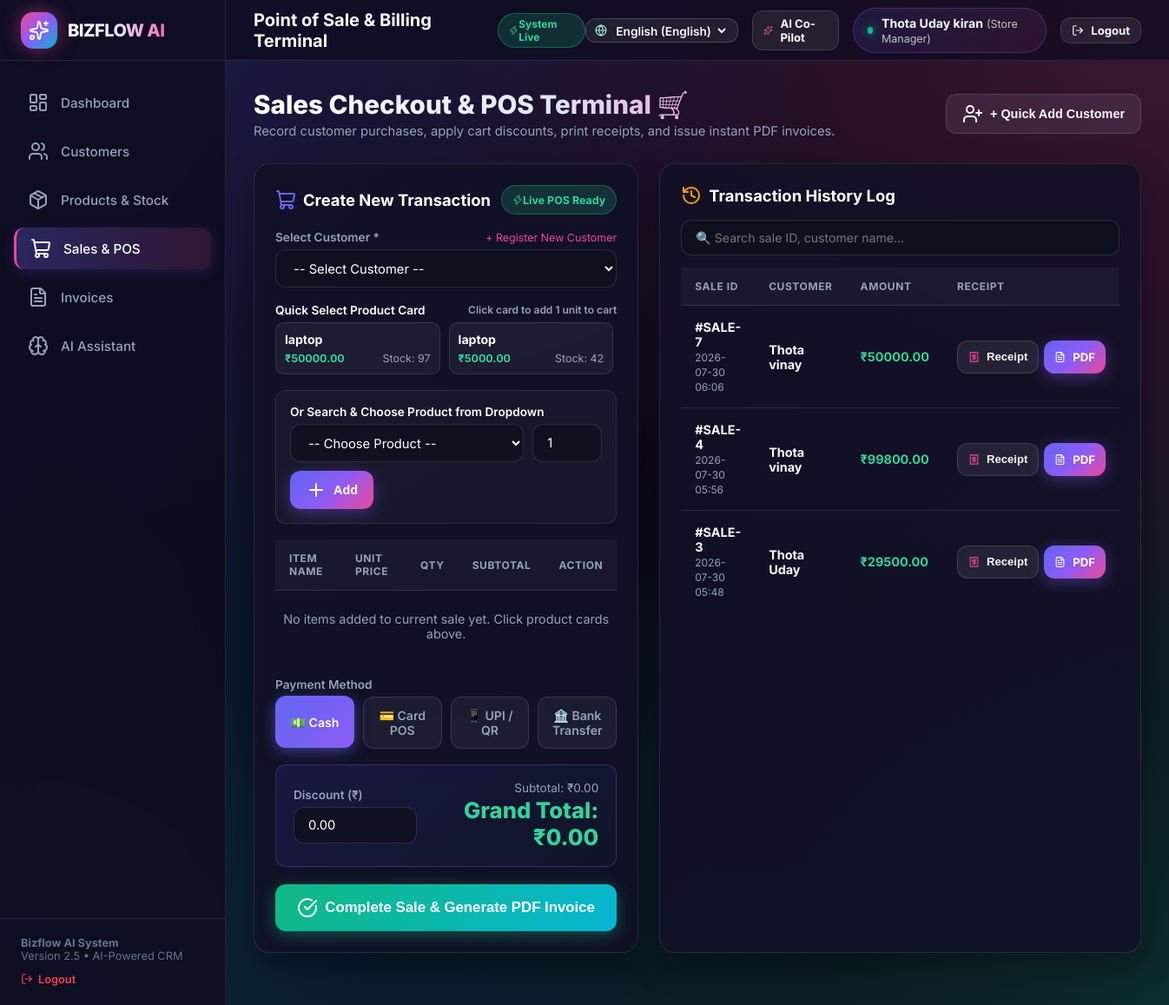
Page /sales (signed in) on the committed database.
### tables this page shows
CREATE TABLE users (
            user_id INTEGER PRIMARY KEY AUTOINCREMENT,
            username TEXT UNIQUE NOT NULL,
            email TEXT UNIQUE NOT NULL,
            password_hash TEXT NOT NULL,
            name TEXT NOT NULL,
            role TEXT DEFAULT 'Admin',
            reset_question TEXT DEFAULT 'What is your store name?',
            reset_answer TEXT DEFAULT 'Bizflow Store',
            created_at TIMESTAMP DEFAULT CURRENT_TIMESTAMP
        );

CREATE TABLE products (
            product_id INTEGER PRIMARY KEY AUTOINCREMENT,
            product_name TEXT NOT NULL,
            price REAL NOT NULL,
            quantity INTEGER NOT NULL DEFAULT 0,
            category TEXT DEFAULT 'General',
            description TEXT
        , user_id INTEGER DEFAULT 1);

CREATE TABLE sales (
            sale_id INTEGER PRIMARY KEY AUTOINCREMENT,
            customer_id INTEGER NOT NULL,
            total_amount REAL NOT NULL,
            discount REAL DEFAULT 0.0,
            date TIMESTAMP DEFAULT CURRENT_TIMESTAMP,
            status TEXT DEFAULT 'Completed', user_id INTEGER DEFAULT 1, payment_method TEXT DEFAULT 'Cash',
            FOREIGN KEY (customer_id) REFERENCES customers (customer_id)
        );

CREATE TABLE customers (
            customer_id INTEGER PRIMARY KEY AUTOINCREMENT,
            name TEXT NOT NULL,
            phone TEXT NOT NULL,
            email TEXT,
            address TEXT,
            created_at TIMESTAMP DEFAULT CURRENT_TIMESTAMP
        , user_id INTEGER DEFAULT 1);

### app.py (the view)
@app.route('/sales')
@login_required
def sales_page():
    user_id = session['user_id']
    customers = CustomerManager.list_customers(user_id)
    products = ProductManager.list_products(user_id)
    sales = SalesManager.list_sales(user_id)
    return render_template('sales.html', active_page='sales', customers=customers, products=products, sales=sales)

### templates/sales.html (shortened to what this page needs)
{% extends 'base.html' %}
{% block page_heading %}Point of Sale & Billing Terminal{% endblock %}
{% block content %}
<div class="page-header">
    <div class="page-title-group">
        <h1>Sales Checkout & POS Terminal 🛒</h1>
        <p>Record customer purchases, apply cart discounts, print receipts, and issue instant PDF invoices.</p>
    </div>
    <div style="display:flex; gap:12px;">
        <button type="button" class="btn btn-secondary" onclick="openModal('quickCustomerModal')">
            <i data-lucide="user-plus"></i> + Quick Add Customer
        </button>
    </div>
</div>
<div class="grid-2" style="grid-template-columns: 1.25fr 0.75fr; gap: 24px;">
    <div class="card">
        <div style="display:flex; justify-content:space-between; align-items:center; margin-bottom:18px;">
            <h2 style="font-size:1.15rem; font-weight:700; color:white; display:flex; align-items:center; gap:8px;">
                <i data-lucide="shopping-cart" style="color:var(--primary);"></i> Create New Transaction
            </h2>
            <span class="badge badge-emerald"><i data-lucide="zap" style="width:12px;"></i> Live POS Ready</span>
        </div>
        <form action="{{ url_for('create_sale_route') }}" method="POST" id="posForm">
            <div class="form-group">
                <div style="display:flex; justify-content:space-between; align-items:center; margin-bottom:6px;">
                    <label class="form-label" style="margin-bottom:0;">Select Customer *</label>
                    <span style="font-size:0.78rem; color:var(--accent-pink); cursor:pointer;" onclick="openModal('quickCustomerModal')">+ Register New Customer</span>
                </div>
                <select name="customer_id" class="form-control" required>
                    <option value="">-- Select Customer --</option>
                </select>
            </div>
            <div style="margin-bottom:18px;">
                <label class="form-label" style="color:white; display:flex; justify-content:space-between;">
                    <span>Quick Select Product Card</span>
                    <span style="font-size:0.75rem; color:var(--text-muted);">Click card to add 1 unit to cart</span>
                </label>
                <div class="pos-quick-products-grid">
                    {% for p in products %}
                        {% if p.quantity > 0 %}
                        <div class="pos-product-card" onclick="quickAddProduct({{ p.product_id }}, '{{ p.product_name|escape }}', {{ p.price }}, {{ p.quantity }})">
                            <div style="font-weight:700; color:white; font-size:0.88rem;">{{ p.product_name }}</div>
                            <div style="display:flex; justify-content:space-between; margin-top:6px; font-size:0.78rem;">
                                <span style="color:#34D399; font-weight:700;">₹{{ "%.2f"|format(p.price) }}</span>
                                <span style="color:var(--text-muted);">Stock: {{ p.quantity }}</span>
                            </div>
                        </div>
                        {% endif %}
                    {% endfor %}
                </div>
            </div>
            <div style="background:rgba(255,255,255,0.03); padding:16px; border-radius:var(--radius-md); border:1px solid var(--border-color); margin-bottom:18px;">
                <label class="form-label" style="color:white;">Or Search & Choose Product from Dropdown</label>
                <div style="display:flex; gap:10px; flex-wrap:wrap;">
                    <select id="pos_product_select" class="form-control" style="flex:2; min-width:180px;">
                        <option value="">-- Choose Product --</option>
                    </select>
                    <input type="number" id="pos_quantity_input" class="form-control" value="1" min="1" placeholder="Qty" style="width:80px;">
                    <button type="button" class="btn btn-primary" onclick="addPosItem()">
                        <i data-lucide="plus"></i> Add
                    </button>
                </div>
            </div>
            <div class="table-container" style="margin-bottom:18px;">
                <table>
                    <thead>
                        <tr>
                            <th>Item Name</th>
                            <th>Unit Price</th>
                            <th>Qty</th>
                            <th>Subtotal</th>
                            <th>Action</th>
                        </tr>
                    </thead>
                    <tbody id="pos_items_tbody">
                        <tr>
                            <td colspan="5" style="text-align:center; color: var(--text-muted); padding:24px 0;">No items added to current sale yet. Click product cards above.</td>
                        </tr>
                    </tbody>
                </table>
            </div>
            <div style="margin-bottom:18px;">
                <label class="form-label">Payment Method</label>
                <div style="display:grid; grid-template-columns: repeat(4, 1fr); gap:10px;">
                    <div class="pay-method-chip active" onclick="selectPayMethod(this)">
                        <span>💵 Cash</span>
                    </div>
                    <div class="pay-method-chip" onclick="selectPayMethod(this)">
                        <span>💳 Card POS</span>
                    </div>
                    <div class="pay-method-chip" onclick="selectPayMethod(this)">
                        <span>📱 UPI / QR</span>
                    </div>
                    <div class="pay-method-chip" onclick="selectPayMethod(this)">
                        <span>🏦 Bank Transfer</span>
                    </div>
                </div>
            </div>
            <div style="display:flex; justify-content:space-between; align-items:center; background:linear-gradient(135deg, rgba(30,27,75,0.7), rgba(15,23,42,0.8)); padding:18px 20px; border-radius:var(--radius-md); border:1px solid rgba(139,92,246,0.3); margin-bottom:20px;">
                <div style="width:160px;">
                    <label class="form-label">Discount (₹)</label>
                    <input type="number" step="0.01" name="discount" id="pos_discount_input" class="form-control" value="0.00" oninput="renderPosTable()">
                </div>
                <div style="text-align:right;">
                    <div style="font-size:0.85rem; color:var(--text-muted);">Subtotal: <span id="pos_subtotal">₹0.00</span></div>
                    <div style="font-size:1.6rem; font-weight:800; color:#34D399; margin-top:2px;">Grand Total: <span id="pos_grand_total">₹0.00</span></div>
                </div>
            </div>
            <button type="submit" class="btn btn-emerald" style="width:100%; justify-content:center; padding:15px; font-size:1.05rem;">
                <i data-lucide="check-circle"></i> Complete Sale & Generate PDF Invoice
            </button>
        </form>
    </div>
    <div class="card">
        <div style="display:flex; justify-content:space-between; align-items:center; margin-bottom:16px;">
            <h2 style="font-size:1.15rem; font-weight:700; color:white; display:flex; align-items:center; gap:8px;">
                <i data-lucide="history" style="color:var(--accent-amber);"></i> Transaction History Log
            </h2>
        </div>
        <div style="margin-bottom:14px;">
            <input type="text" class="form-control table-search" data-table="salesTable" placeholder="🔍 Search sale ID, customer name..." style="font-size:0.88rem;">
        </div>
        <div class="table-container" style="max-height:550px; overflow-y:auto;">
            <table id="salesTable">
                <thead>
                    <tr>
                        <th>Sale ID</th>
                        <th>Customer</th>
                        <th>Amount</th>
                        <th>Receipt</th>
                    </tr>
                </thead>
                <tbody>
                    {% if sales %}
                        {% for s in sales %}
                        <tr>
                            <td><b>#SALE-{{ s.sale_id }}</b><br/><span style="font-size:0.75rem; color:var(--text-muted);">{{ s.date[:16] }}</span></td>
                            <td><b>{{ s.customer_name }}</b></td>
                            <td><strong style="color:#34D399;">₹{{ "%.2f"|format(s.total_amount) }}</strong></td>
                            <td>
                                <div style="display:flex; gap:6px;">
                                    <button type="button" class="btn btn-secondary btn-sm" onclick="openReceiptModal('{{ s.sale_id }}', '{{ s.customer_name|escape }}', '{{ s.total_amount }}', '{{ s.date[:16] }}', '{{ url_for('generate_invoice_pdf_route', sale_id=s.sale_id) }}')" title="View Digital Receipt">
                                        <i data-lucide="receipt" style="width:13px; color:#EC4899;"></i> Receipt
                                    </button>
                                    <a href="{{ url_for('generate_invoice_pdf_route', sale_id=s.sale_id) }}" class="btn btn-primary btn-sm" target="_blank" title="Download PDF Invoice">
                                        <i data-lucide="file-text" style="width:13px;"></i> PDF
                                    </a>
                                </div>
                            </td>
                        </tr>
                        {% endfor %}
                    {% else %}
                        <tr>
                            <td colspan="4" style="text-align:center; color: var(--text-muted); padding: 30px 0;">No sales recorded yet.</td>
                        </tr>
                    {% endif %}
                </tbody>
            </table>
        </div>
    </div>
</div>
{% endblock %}

### templates/base.html (shortened to what this page needs)
<!DOCTYPE html>
<html lang="{{ current_lang }}">
<head>
    <link rel="stylesheet" href="{{ url_for('static', filename='css/style.css') }}">
</head>
<body>
    <aside class="sidebar">
        <a href="{{ url_for('index') }}" class="brand-container" style="text-decoration: none;">
            <div class="brand-icon">
                <i data-lucide="sparkles"></i>
            </div>
            <span class="brand-title">BIZFLOW AI</span>
        </a>
        <ul class="nav-menu">
            <li class="nav-item {% if active_page == 'dashboard' %}active{% endif %}">
                <a href="{{ url_for('dashboard') }}">
                    <i data-lucide="layout-dashboard"></i>
                    <span data-i18n="nav_dashboard">{{ t('nav_dashboard') }}</span>
                </a>
            </li>
            <li class="nav-item {% if active_page == 'customers' %}active{% endif %}">
                <a href="{{ url_for('customers_page') }}">
                    <i data-lucide="users"></i>
                    <span data-i18n="nav_customers">{{ t('nav_customers') }}</span>
                </a>
            </li>
            <li class="nav-item {% if active_page == 'products' %}active{% endif %}">
                <a href="{{ url_for('products_page') }}">
                    <i data-lucide="package"></i>
                    <span data-i18n="nav_products">{{ t('nav_products') }}</span>
                </a>
            </li>
            <li class="nav-item {% if active_page == 'sales' %}active{% endif %}">
                <a href="{{ url_for('sales_page') }}">
                    <i data-lucide="shopping-cart"></i>
                    <span data-i18n="nav_sales">{{ t('nav_sales') }}</span>
                </a>
            </li>
            <li class="nav-item {% if active_page == 'invoices' %}active{% endif %}">
                <a href="{{ url_for('invoices_page') }}">
                    <i data-lucide="file-text"></i>
                    <span data-i18n="nav_invoices">{{ t('nav_invoices') }}</span>
                </a>
            </li>
            <li class="nav-item {% if active_page == 'ai' %}active{% endif %}">
                <a href="{{ url_for('ai_assistant_page') }}">
                    <i data-lucide="brain"></i>
                    <span data-i18n="nav_ai_assistant">{{ t('nav_ai_assistant') }}</span>
                </a>
            </li>
        </ul>
        <div class="sidebar-footer">
            <p><strong>Bizflow AI System</strong></p>
            <p>Version 2.5 • AI-Powered CRM</p>
            <div style="margin-top:12px;">
                <a href="{{ url_for('logout_route') }}" style="color:var(--accent-rose); text-decoration:none; font-weight:600; display:inline-flex; align-items:center; gap:6px;">
                    <i data-lucide="log-out" style="width:14px; height:14px;"></i> <span data-i18n="logout">{{ t('logout') }}</span>
                </a>
            </div>
        </div>
    </aside>
    <div class="main-wrapper">
        <header class="top-header">
            <div style="display:flex; align-items:center; gap:16px;">
                <div class="header-title">{% block page_heading %}Dashboard{% endblock %}</div>
                <span class="badge badge-emerald" style="font-size:0.75rem;"><i data-lucide="zap" style="width:12px;"></i> <span data-i18n="system_live">{{ t('system_live') }}</span></span>
            </div>
            <div class="header-actions">
                <div class="lang-selector-wrapper" title="Select Language">
                    <i data-lucide="globe" style="width:14px; height:14px; color:#A7F3D0;"></i>
                    <select class="bizflow-lang-select" aria-label="Select Language">
                        {% for code, lang in supported_languages.items() %}
                            <option value="{{ code }}" {% if current_lang == code %}selected{% endif %}>{{ lang.native }} ({{ lang.name }})</option>
                        {% endfor %}
                    </select>
                </div>
                <a href="{{ url_for('ai_assistant_page') }}" class="btn btn-secondary btn-sm" title="Ask Gemini AI">
                    <i data-lucide="sparkles" style="color:#EC4899; width:14px; height:14px;"></i> <span data-i18n="ai_copilot_btn">{{ t('ai_copilot_btn') }}</span>
                </a>
                <div class="user-badge">
                    <span class="status-dot"></span>
                    <span><strong>{{ current_user['name'] if current_user else 'Store Manager' }}</strong> <span style="opacity:0.75; font-size:0.78rem;">({{ current_user['role'] if current_user else 'Store Manager' }})</span></span>
                </div>
                <a href="{{ url_for('logout_route') }}" class="btn btn-secondary btn-sm" title="Log out of session">
                    <i data-lucide="log-out" style="width:14px; height:14px;"></i> <span data-i18n="logout">{{ t('logout') }}</span>
                </a>
            </div>
        </header>
        <main class="content-body">
            {% block content %}{% endblock %}
        </main>
    </div>
</body>
</html>

### rows in the picture
users: name "Thota Uday kiran", role "Store Manager"
products: product_name "laptop", price "50000.00", quantity "97"
products: product_name "laptop", price "5000.00", quantity "42"
sales: sale_id "7", date "2026-07-30 06:06", customer_name "Thota vinay", total_amount "50000.00"
sales: sale_id "4", date "2026-07-30 05:56", customer_name "Thota vinay", total_amount "99800.00"
sales: sale_id "3", date "2026-07-30 05:48", customer_name "Thota Uday", total_amount "29500.00"

### other values in the picture
form field value "English (English)"
